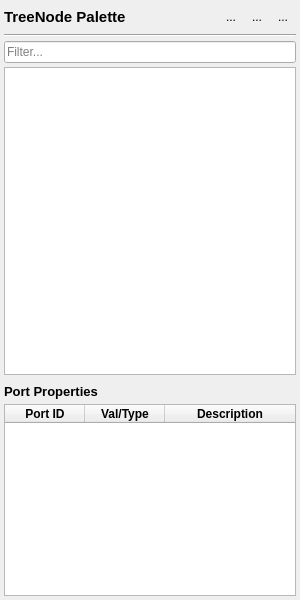
<?xml version="1.0" encoding="UTF-8"?>
<ui version="4.0">
 <class>SidepanelEditor</class>
 <widget class="QFrame" name="SidepanelEditor">
  <property name="geometry">
   <rect>
    <x>0</x>
    <y>0</y>
    <width>300</width>
    <height>600</height>
   </rect>
  </property>
  <property name="minimumSize">
   <size>
    <width>300</width>
    <height>300</height>
   </size>
  </property>
  <property name="maximumSize">
   <size>
    <width>16777215</width>
    <height>16777215</height>
   </size>
  </property>
  <property name="windowTitle">
   <string>Frame</string>
  </property>
  <property name="frameShape">
   <enum>QFrame::NoFrame</enum>
  </property>
  <property name="frameShadow">
   <enum>QFrame::Raised</enum>
  </property>
  <layout class="QVBoxLayout" name="verticalLayout" stretch="0,0,0,1,0">
   <property name="spacing">
    <number>4</number>
   </property>
   <property name="leftMargin">
    <number>4</number>
   </property>
   <property name="topMargin">
    <number>4</number>
   </property>
   <property name="rightMargin">
    <number>4</number>
   </property>
   <property name="bottomMargin">
    <number>4</number>
   </property>
   <item>
    <layout class="QHBoxLayout" name="horizontalLayout">
     <property name="spacing">
      <number>0</number>
     </property>
     <item>
      <widget class="QLabel" name="label_2">
       <property name="minimumSize">
        <size>
         <width>150</width>
         <height>0</height>
        </size>
       </property>
       <property name="maximumSize">
        <size>
         <width>200</width>
         <height>16777215</height>
        </size>
       </property>
       <property name="font">
        <font>
         <pointsize>11</pointsize>
         <weight>75</weight>
         <bold>true</bold>
        </font>
       </property>
       <property name="text">
        <string>TreeNode Palette</string>
       </property>
      </widget>
     </item>
     <item>
      <spacer name="horizontalSpacer">
       <property name="orientation">
        <enum>Qt::Horizontal</enum>
       </property>
       <property name="sizeHint" stdset="0">
        <size>
         <width>40</width>
         <height>20</height>
        </size>
       </property>
      </spacer>
     </item>
     <item>
      <widget class="QToolButton" name="buttonAddNode">
       <property name="minimumSize">
        <size>
         <width>26</width>
         <height>26</height>
        </size>
       </property>
       <property name="maximumSize">
        <size>
         <width>26</width>
         <height>26</height>
        </size>
       </property>
       <property name="focusPolicy">
        <enum>Qt::NoFocus</enum>
       </property>
       <property name="toolTip">
        <string>&lt;html&gt;&lt;head/&gt;&lt;body&gt;&lt;p&gt;Add Custom Node to Palette&lt;/p&gt;&lt;/body&gt;&lt;/html&gt;</string>
       </property>
       <property name="autoFillBackground">
        <bool>false</bool>
       </property>
       <property name="text">
        <string/>
       </property>
       <property name="icon">
        <iconset resource="resources/icons.qrc">
         <normaloff>:/icons/svg/list_add.svg</normaloff>:/icons/svg/list_add.svg</iconset>
       </property>
       <property name="iconSize">
        <size>
         <width>19</width>
         <height>22</height>
        </size>
       </property>
       <property name="autoRaise">
        <bool>true</bool>
       </property>
      </widget>
     </item>
     <item>
      <widget class="QToolButton" name="buttonDownload">
       <property name="sizePolicy">
        <sizepolicy hsizetype="Fixed" vsizetype="Fixed">
         <horstretch>0</horstretch>
         <verstretch>0</verstretch>
        </sizepolicy>
       </property>
       <property name="minimumSize">
        <size>
         <width>26</width>
         <height>26</height>
        </size>
       </property>
       <property name="maximumSize">
        <size>
         <width>26</width>
         <height>26</height>
        </size>
       </property>
       <property name="focusPolicy">
        <enum>Qt::NoFocus</enum>
       </property>
       <property name="toolTip">
        <string>&lt;html&gt;&lt;head/&gt;&lt;body&gt;&lt;p&gt;Load palette from file&lt;/p&gt;&lt;/body&gt;&lt;/html&gt;</string>
       </property>
       <property name="text">
        <string>...</string>
       </property>
       <property name="icon">
        <iconset resource="resources/icons.qrc">
         <normaloff>:/icons/svg/download.svg</normaloff>:/icons/svg/download.svg</iconset>
       </property>
       <property name="iconSize">
        <size>
         <width>20</width>
         <height>20</height>
        </size>
       </property>
       <property name="autoRaise">
        <bool>true</bool>
       </property>
      </widget>
     </item>
     <item>
      <widget class="QToolButton" name="buttonUpload">
       <property name="enabled">
        <bool>true</bool>
       </property>
       <property name="sizePolicy">
        <sizepolicy hsizetype="Fixed" vsizetype="Fixed">
         <horstretch>0</horstretch>
         <verstretch>0</verstretch>
        </sizepolicy>
       </property>
       <property name="minimumSize">
        <size>
         <width>26</width>
         <height>26</height>
        </size>
       </property>
       <property name="maximumSize">
        <size>
         <width>26</width>
         <height>26</height>
        </size>
       </property>
       <property name="baseSize">
        <size>
         <width>0</width>
         <height>0</height>
        </size>
       </property>
       <property name="focusPolicy">
        <enum>Qt::NoFocus</enum>
       </property>
       <property name="toolTip">
        <string>&lt;html&gt;&lt;head/&gt;&lt;body&gt;&lt;p&gt;Save palette&lt;/p&gt;&lt;/body&gt;&lt;/html&gt;</string>
       </property>
       <property name="text">
        <string>...</string>
       </property>
       <property name="icon">
        <iconset resource="resources/icons.qrc">
         <normaloff>:/icons/svg/upload.svg</normaloff>:/icons/svg/upload.svg</iconset>
       </property>
       <property name="iconSize">
        <size>
         <width>20</width>
         <height>20</height>
        </size>
       </property>
       <property name="autoRaise">
        <bool>true</bool>
       </property>
      </widget>
     </item>
     <item>
      <widget class="QToolButton" name="buttonLock">
       <property name="minimumSize">
        <size>
         <width>26</width>
         <height>26</height>
        </size>
       </property>
       <property name="maximumSize">
        <size>
         <width>26</width>
         <height>26</height>
        </size>
       </property>
       <property name="focusPolicy">
        <enum>Qt::NoFocus</enum>
       </property>
       <property name="toolTip">
        <string>Lock/Unlock editing of custom nodes</string>
       </property>
       <property name="text">
        <string>...</string>
       </property>
       <property name="icon">
        <iconset resource="resources/icons.qrc">
         <normaloff>:/icons/svg/lock.svg</normaloff>
         <activeon>:/icons/svg/lock.svg</activeon>:/icons/svg/lock.svg</iconset>
       </property>
       <property name="iconSize">
        <size>
         <width>22</width>
         <height>22</height>
        </size>
       </property>
       <property name="checkable">
        <bool>true</bool>
       </property>
       <property name="autoRaise">
        <bool>true</bool>
       </property>
      </widget>
     </item>
    </layout>
   </item>
   <item>
    <widget class="Line" name="line">
     <property name="orientation">
      <enum>Qt::Horizontal</enum>
     </property>
    </widget>
   </item>
   <item>
    <widget class="QLineEdit" name="lineEditFilter">
     <property name="maximumSize">
      <size>
       <width>16777215</width>
       <height>16777215</height>
      </size>
     </property>
     <property name="dragEnabled">
      <bool>false</bool>
     </property>
     <property name="placeholderText">
      <string>Filter...</string>
     </property>
     <property name="clearButtonEnabled">
      <bool>true</bool>
     </property>
    </widget>
   </item>
   <item>
    <widget class="QTreeWidget" name="paletteTreeWidget">
     <property name="maximumSize">
      <size>
       <width>16777215</width>
       <height>16777215</height>
      </size>
     </property>
     <property name="baseSize">
      <size>
       <width>300</width>
       <height>0</height>
      </size>
     </property>
     <property name="dragEnabled">
      <bool>true</bool>
     </property>
     <property name="dragDropMode">
      <enum>QAbstractItemView::DragOnly</enum>
     </property>
     <property name="defaultDropAction">
      <enum>Qt::CopyAction</enum>
     </property>
     <property name="indentation">
      <number>30</number>
     </property>
     <property name="sortingEnabled">
      <bool>false</bool>
     </property>
     <property name="animated">
      <bool>true</bool>
     </property>
     <attribute name="headerVisible">
      <bool>false</bool>
     </attribute>
     <column>
      <property name="text">
       <string notr="true">1</string>
      </property>
     </column>
    </widget>
   </item>
   <item>
    <widget class="QFrame" name="paramsFrame">
     <property name="enabled">
      <bool>true</bool>
     </property>
     <property name="minimumSize">
      <size>
       <width>0</width>
       <height>100</height>
      </size>
     </property>
     <property name="frameShape">
      <enum>QFrame::NoFrame</enum>
     </property>
     <property name="frameShadow">
      <enum>QFrame::Raised</enum>
     </property>
     <layout class="QVBoxLayout" name="verticalLayout_2">
      <property name="spacing">
       <number>0</number>
      </property>
      <property name="leftMargin">
       <number>0</number>
      </property>
      <property name="topMargin">
       <number>0</number>
      </property>
      <property name="rightMargin">
       <number>0</number>
      </property>
      <property name="bottomMargin">
       <number>0</number>
      </property>
      <item>
       <widget class="QLabel" name="label">
        <property name="minimumSize">
         <size>
          <width>0</width>
          <height>25</height>
         </size>
        </property>
        <property name="maximumSize">
         <size>
          <width>16777215</width>
          <height>25</height>
         </size>
        </property>
        <property name="font">
         <font>
          <pointsize>10</pointsize>
          <weight>75</weight>
          <bold>true</bold>
         </font>
        </property>
        <property name="text">
         <string>Port Properties</string>
        </property>
       </widget>
      </item>
      <item>
       <widget class="QTableWidget" name="portsTableWidget">
        <property name="editTriggers">
         <set>QAbstractItemView::NoEditTriggers</set>
        </property>
        <property name="selectionMode">
         <enum>QAbstractItemView::MultiSelection</enum>
        </property>
        <property name="selectionBehavior">
         <enum>QAbstractItemView::SelectRows</enum>
        </property>
        <property name="columnCount">
         <number>3</number>
        </property>
        <attribute name="horizontalHeaderDefaultSectionSize">
         <number>80</number>
        </attribute>
        <attribute name="horizontalHeaderMinimumSectionSize">
         <number>80</number>
        </attribute>
        <attribute name="horizontalHeaderStretchLastSection">
         <bool>true</bool>
        </attribute>
        <attribute name="verticalHeaderVisible">
         <bool>false</bool>
        </attribute>
        <attribute name="verticalHeaderDefaultSectionSize">
         <number>30</number>
        </attribute>
        <attribute name="verticalHeaderStretchLastSection">
         <bool>false</bool>
        </attribute>
        <column>
         <property name="text">
          <string>Port ID</string>
         </property>
         <property name="font">
          <font>
           <weight>75</weight>
           <bold>true</bold>
          </font>
         </property>
        </column>
        <column>
         <property name="text">
          <string>Val/Type</string>
         </property>
         <property name="font">
          <font>
           <weight>75</weight>
           <bold>true</bold>
          </font>
         </property>
        </column>
        <column>
         <property name="text">
          <string>Description</string>
         </property>
         <property name="font">
          <font>
           <weight>75</weight>
           <bold>true</bold>
          </font>
         </property>
        </column>
       </widget>
      </item>
     </layout>
    </widget>
   </item>
  </layout>
 </widget>
 <resources>
  <include location="resources/icons.qrc"/>
  <include location="resources/icons.qrc"/>
 </resources>
 <connections/>
</ui>
